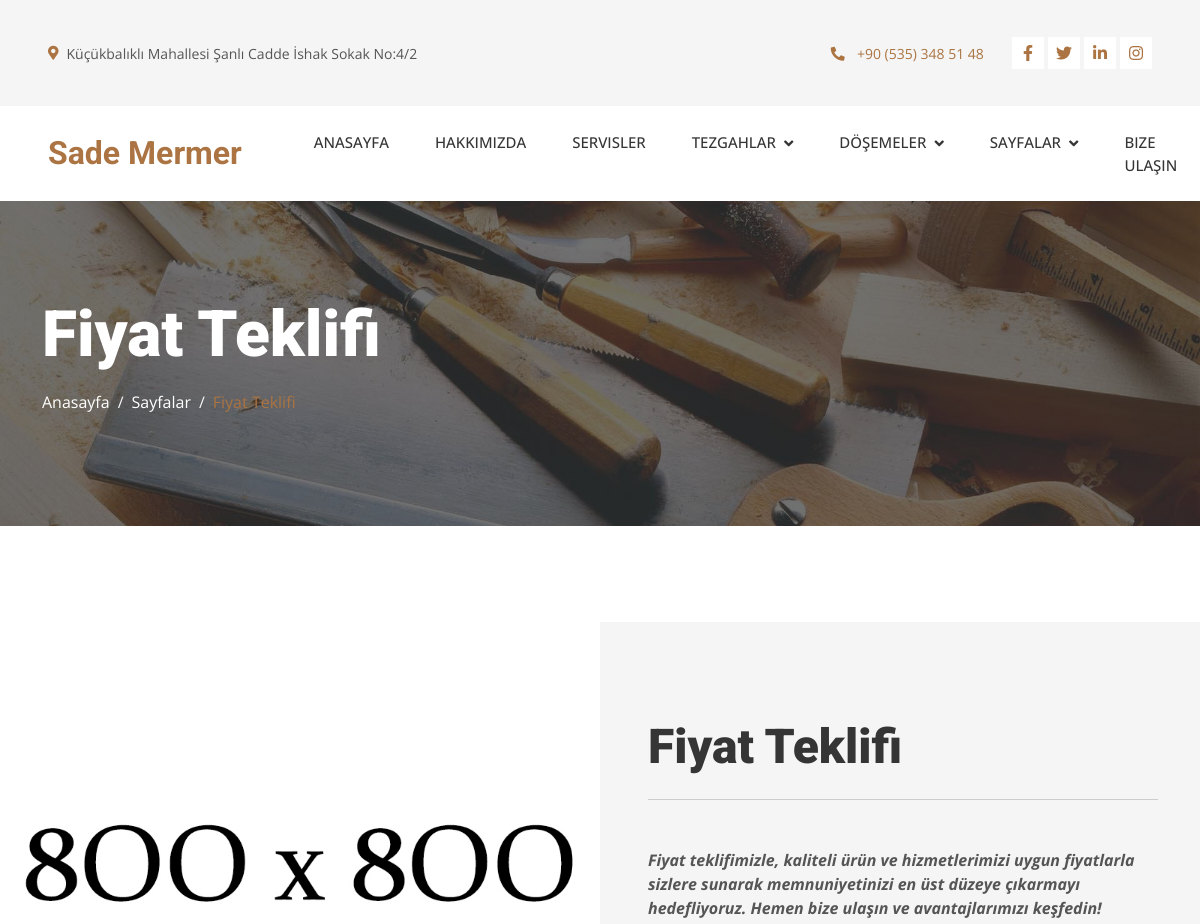
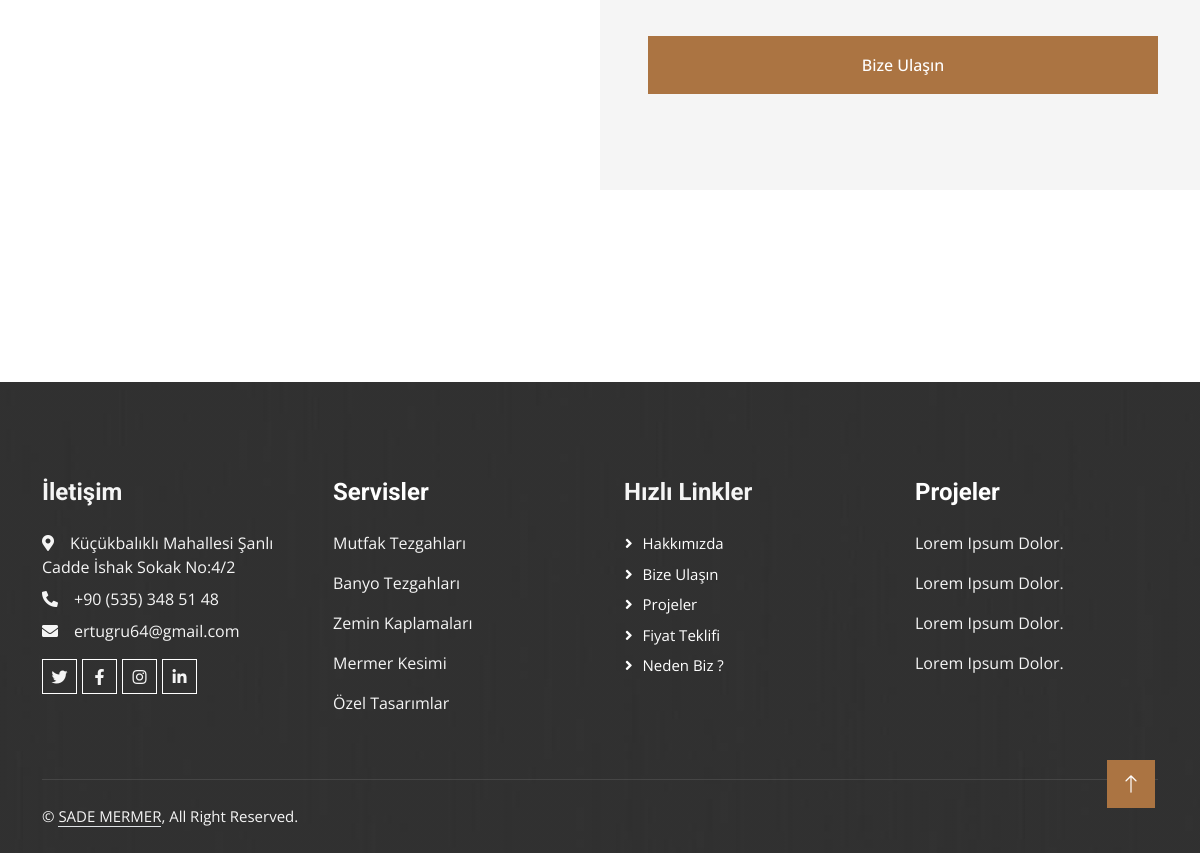
The app's page /freequote with its own data (2 pictures, top to bottom).
### insaat/models.py (models this page shows, shortened)
class Communicate(models.Model):
    phone_number = models.CharField(null=True, blank=True, max_length=100)
    address = models.CharField(null=True, blank=True, max_length=100)
    hour = models.CharField(null=True, blank=True, max_length=100)
    facebook_link = models.CharField(null=True, blank=True, max_length=100)
    x_link = models.CharField(null=True, blank=True, max_length=100)
    instagram_link = models.CharField(null=True, blank=True, max_length=100)
    linkedin_link = models.CharField(null=True, blank=True, max_length=100)
    mail = models.CharField(null=True, blank=True, max_length=100)
    class Meta:
        verbose_name = 'sosyal medya hesabı'
        verbose_name_plural = 'Sosyal Medya Hesapları'

class FreeQuote(models.Model):
    text = RichTextField(blank=True, null=True, max_length=500)
    image = models.ImageField(null=True, blank=True, upload_to="images/")
    class Meta:
        verbose_name = 'Fiyat Teklifi'
        verbose_name_plural = 'Fiyat Teklifi Yazisi'

### insaat/views.py (the view)
# urls.py: path('freequote', views.freequote, name='freequote'),
def freequote(request):
    logo_images = Logo.objects.all()
    quote = FreeQuote.objects.get()
    context = {
            'communication_info': communication_info,
            'logo_images': logo_images,
            'quote': quote,
            'categories': categories,
            'products': products,
            'floor_categories': floor_categories,
        }
    return render(request, "freequote.html", context)

### insaat/templates/freequote.html (shortened to what this page needs)
{% extends 'layouts/base.html' %}
{% load static %}
{% block content %}
    <div class="container-fluid page-header py-5 mb-5">
        <div class="container py-5">
            <h1 class="display-3 text-white mb-3 animated slideInDown">Fiyat Teklifi</h1>
            <nav aria-label="breadcrumb animated slideInDown">
                <ol class="breadcrumb">
                    <li class="breadcrumb-item"><a class="text-white" href="{% url 'index' %}">Anasayfa</a></li>
                    <li class="breadcrumb-item" style="color: white;">Sayfalar</li>
                    <li class="breadcrumb-item text-white active" aria-current="page"><a href="{% url 'freequote' %}">Fiyat Teklifi</a></li>
                </ol>
            </nav>
        </div>
    </div>
    {% include 'components/quotes.html' %}
{% endblock %}

### insaat/templates/layouts/topbar.html (shortened to what this page needs)
<div class="container-fluid bg-light p-0">
    <div class="row gx-0 d-none d-lg-flex">
        <div class="col-lg-7 px-5 text-start">
            <div class="h-100 d-inline-flex align-items-center py-3 me-4">
                <small class="fa fa-map-marker-alt text-primary me-2"></small>
                <small>{{ communication_info.address }}</small>
            </div>
            <div class="h-100 d-inline-flex align-items-center py-3">
                <small>{{ communication_info.hour }}</small>
            </div>
        </div>
        <div class="col-lg-5 px-5 text-end">
            <div class="h-100 d-inline-flex align-items-center py-3 me-4">
                <a href="tel:{{ communication_info.phone_number }}"><small class="fa fa-phone-alt text-primary me-2"></small>
                <small>{{ communication_info.phone_number }}</small></a>
            </div>
            <div class="h-100 d-inline-flex align-items-center">
                <a class="btn btn-sm-square bg-white text-primary me-1" href="{{ communication_info.facebook_link }}"><i class="fab fa-facebook-f"></i></a>
                <a class="btn btn-sm-square bg-white text-primary me-1" href="{{ communication_info.x_link }}"><i class="fab fa-twitter"></i></a>
                <a class="btn btn-sm-square bg-white text-primary me-1" href="{{ communication_info.linkedin_link }}"><i class="fab fa-linkedin-in"></i></a>
                <a class="btn btn-sm-square bg-white text-primary me-0" href="{{ communication_info.instagram_link }}"><i class="fab fa-instagram"></i></a>
            </div>
        </div>
    </div>
</div>

### insaat/templates/components/quotes.html
{% load static %}
<div class="container-fluid bg-light overflow-hidden px-lg-0" style="margin: 6rem 0;">
    <div class="container quote px-lg-0">
        <div class="row g-0 mx-lg-0">
            <div class="col-lg-6 ps-lg-0" style="min-height: 400px;">
                <div class="position-relative h-100">
                    {% if quote.image %}
                        <img class="position-absolute img-fluid w-100 h-100" src="{{ quote.image.url }}" style="object-fit: cover;" alt="">
                    {% endif %}
                </div>
            </div>
            <div class="col-lg-6 quote-text py-5 wow fadeIn" data-wow-delay="0.5s">
                <div class="p-lg-5 pe-lg-0">
                    <div class="text-start">
                        <h1 class="display-5 mb-4">Fiyat Teklifi</h1>
                    </div>
                    <hr>
                    {% if quote.text %}
                        <p class="mb-4 pb-2">{{ quote.text | safe }}</p>
                    {% endif %}
                    <br>
                    <form>
                        <div class="row g-3">
                            <div class="col-12">
                                <a class="btn btn-primary w-100 py-3" href="{% url 'contact' %}">Bize Ulaşın</a>
                            </div>
                        </div>
                    </form>
                </div>
            </div>
        </div>
    </div>
</div>

### insaat/templates/layouts/footer.html (shortened to what this page needs)
<div class="container-fluid bg-dark text-light footer mt-5 pt-5 wow fadeIn" data-wow-delay="0.1s">
    <div class="container py-5">
        <div class="row g-5">
            <div class="col-lg-3 col-md-6">
                <h4 class="text-light mb-4">İletişim</h4>
                <p class="mb-2"><i class="fa fa-map-marker-alt me-3"></i>{{ communication_info.address }}</p>
                <p class="mb-2"><i class="fa fa-phone-alt me-3"></i>{{ communication_info.phone_number }}</p>
                <p class="mb-2"><i class="fa fa-envelope me-3"></i>{{ communication_info.mail }}</p>
                <div class="d-flex pt-2">
                    <a class="btn btn-outline-light btn-social" href="{{ communication_info.x_link }}"><i class="fab fa-twitter"></i></a>
                    <a class="btn btn-outline-light btn-social" href="{{ communication_info.facebook_link }}"><i class="fab fa-facebook-f"></i></a>
                    <a class="btn btn-outline-light btn-social" href="{{ communication_info.instagram_link }}"><i class="fab fa-instagram"></i></a>
                    <a class="btn btn-outline-light btn-social" href="{{ communication_info.linkedin_link }}"><i class="fab fa-linkedin-in"></i></a>
                </div>
            </div>
            <div class="col-lg-3 col-md-6">
                <h4 class="text-light mb-4"><a href="{% url 'service' %}" style="color: white;">Servisler</a></h4>
                <p>Mutfak Tezgahları</p>
                <p>Banyo Tezgahları</p>
                <p>Zemin Kaplamaları</p>
                <p>Mermer Kesimi</p>
                <p>Özel Tasarımlar</p>
            </div>
            <div class="col-lg-3 col-md-6">
                <h4 class="text-light mb-4">Hızlı Linkler</h4>
                <a class="btn btn-link" href="{% url 'about' %}">Hakkımızda</a>
                <a class="btn btn-link" href="{% url 'contact' %}">Bize Ulaşın</a>
                <a class="btn btn-link" href="{% url 'project' %}">Projeler</a>
                <a class="btn btn-link" href="{% url 'freequote' %}">Fiyat Teklifi</a>
                <a class="btn btn-link" href="{% url 'feature' %}">Neden Biz ?</a>
            </div>
            <div class="col-lg-3 col-md-6">
                <h4 class="text-light mb-4"><a href="{% url 'project' %}" style="color: white;">Projeler</a></h4>
                <p>Lorem Ipsum Dolor.</p>
                <p>Lorem Ipsum Dolor.</p>
                <p>Lorem Ipsum Dolor.</p>
                <p>Lorem Ipsum Dolor.</p>
            </div>
        </div>
    </div>
    <div class="container">
        <div class="copyright">
            <div class="row">
                <div class="col-md-6 text-center text-md-start mb-3 mb-md-0">
                    &copy; <a class="border-bottom" href="{% url 'index' %}">SADE MERMER</a>, All Right Reserved.
                </div>
                <div class="col-md-6 text-center text-md-end">
                </div>
            </div>
        </div>
    </div>
</div>

### static/css/style.css (style rules this page uses)
:root { --primary: #AB7442; --light: #F5F5F5; --dark: #353535; }
.btn { font-weight: 500; transition: .5s; }
.btn.btn-primary, .btn.btn-secondary { color: #FFFFFF; }
.btn-sm-square { width: 32px; height: 32px; }
.btn-square, .btn-sm-square, .btn-lg-square { padding: 0; display: flex; align-items: center; justify-content: center; font-weight: normal; }
.page-header { background: linear-gradient(rgba(53, 53, 53, .7), rgba(53, 53, 53, .7)), url(../img/carousel-1.jpg) center center no-repeat; background-size: cover; }
.breadcrumb-item + .breadcrumb-item::before { color: var(--light); }
@media (min-width: 992px) { .container.quote { max-width: 100% !important; } }
@media (min-width: 992px) { .quote-text { padding-right: calc(((100% - 960px) / 2) + .75rem); } }
@media (min-width: 1200px) { .quote-text { padding-right: calc(((100% - 1140px) / 2) + .75rem); } }
.footer { background: linear-gradient(rgba(53, 53, 53, .7), rgba(53, 53, 53, .7)), url(../img/footer.jpg) center center no-repeat; background-size: cover; }
.footer .btn.btn-social { margin-right: 5px; width: 35px; height: 35px; display: flex; align-items: center; justify-content: center; color: var(--light); border: 1px solid #FFFFFF; transition: .3s; }
.footer .btn.btn-link { display: block; margin-bottom: 5px; padding: 0; text-align: left; color: #FFFFFF; font-size: 15px; font-weight: normal; text-transform: capitalize; transition: .3s; }
.footer .btn.btn-link::before { position: relative; content: "\f105"; font-family: "Font Awesome 5 Free"; font-weight: 900; margin-right: 10px; }
.footer .copyright { padding: 25px 0; font-size: 15px; border-top: 1px solid rgba(256, 256, 256, .1); }
.footer .copyright a { color: var(--light); }

### records on screen
Communicate: address "Küçükbalıklı Mahallesi Şanlı Cadde İshak Sokak No:4/2", phone_number "+90 (535) 348 51 48", mail "ertugru64@gmail.com"
FreeQuote: image (picture), text "Fiyat teklifimizle, kaliteli ürün ve hizmetlerimizi uygun fiyatlarla sizlere sunarak memnuniyetinizi en üst düzeye çıkarmayı hedefliyoruz. Hemen bize ulaşın ve avantajlarımızı keşfedin!"
